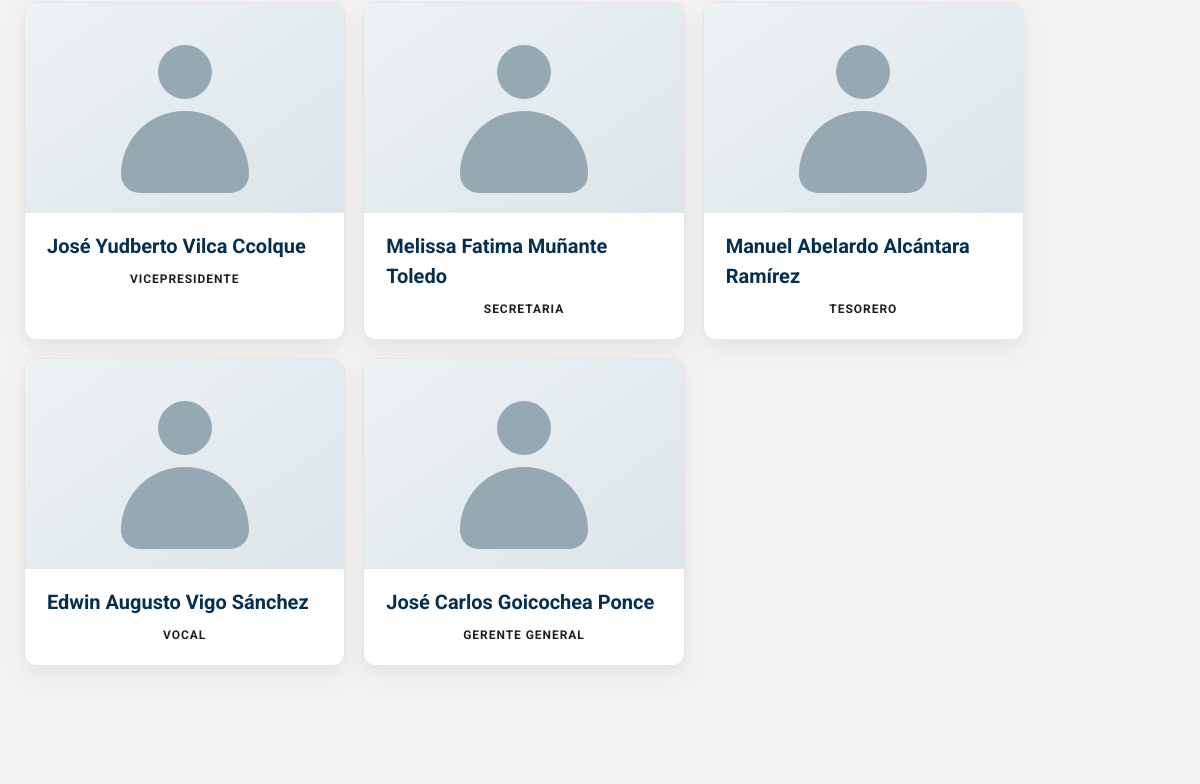
Page /mensaje-presidente.php (middle part) on the earlier database version.
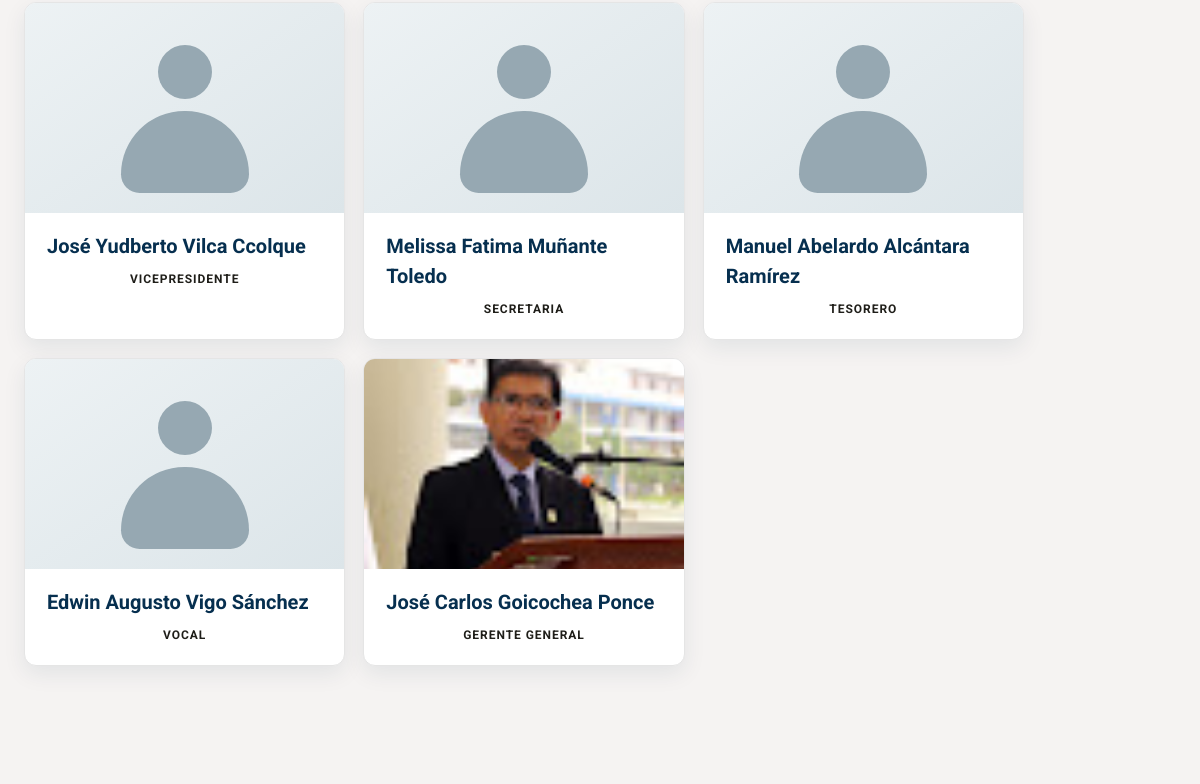
Same page on the later database version.
### tables this page shows
CREATE TABLE `miembros` (
  `id` int(11) NOT NULL,
  `nombre` varchar(180) NOT NULL,
  `cargo` varchar(120) NOT NULL,
  `correo` varchar(180) DEFAULT NULL,
  `orden` int(11) NOT NULL DEFAULT 99,
  `imagen` varchar(255) DEFAULT NULL,
  `created_at` timestamp NOT NULL DEFAULT current_timestamp(),
  `updated_at` timestamp NOT NULL DEFAULT current_timestamp() ON UPDATE current_timestamp()
);

### app/Core/Autoloader.php (called while the page is built, shortened)
<?php
class Autoloader
{
    public static function load(string $class): void
    {
        $base = __DIR__ . '/..';
        $paths = [
            $base . '/Core/' . $class . '.php',
            $base . '/Controllers/' . $class . '.php',
            $base . '/Models/' . $class . '.php',
            $base . '/../config/' . $class . '.php',
            $base . '/Helpers/' . $class . '.php',
        ];
        foreach ($paths as $path) {
            if (file_exists($path)) {
                return;
            }
        }
    }
}

### config/database.php (called while the page is built, shortened)
<?php
class Database {
    private $host = "127.0.0.1";
    private $port = 3306;
    private $db_name = "fundaciondu";
    private $username = "root";
    private $password = "";
    public function getConnection() {
        $this->conn = null;
        try {
            $this->conn = new PDO(
                "mysql:host=" . $this->host . ";port=" . $this->port . ";dbname=" . $this->db_name . ";charset=utf8",
                $this->username,
                $this->password,
                [PDO::ATTR_ERRMODE => PDO::ERRMODE_EXCEPTION]
            );
            $this->conn->exec("set names utf8");
        } catch(\Throwable $th) {
            echo "Error de conexión: " . $th->getMessage();
        }
        return $this->conn;
    }
}

### app/Models/Miembros.php (called while the page is built, shortened)
<?php
class Miembros
{
    private $conn;
    private $tableName = 'miembros';
    public function __construct(PDO $db)
    {
        $this->conn = $db;
        $this->ensureSchema();
    }
    private function ensureSchema(): void
    {
        $this->conn->exec("CREATE TABLE IF NOT EXISTS miembros (
            id INT NOT NULL AUTO_INCREMENT PRIMARY KEY,
            nombre VARCHAR(180) NOT NULL,
            cargo VARCHAR(120) NOT NULL,
            correo VARCHAR(180) DEFAULT NULL,
            orden INT NOT NULL DEFAULT 99,
            imagen VARCHAR(255) DEFAULT NULL,
            created_at TIMESTAMP NOT NULL DEFAULT CURRENT_TIMESTAMP,
            updated_at TIMESTAMP NOT NULL DEFAULT CURRENT_TIMESTAMP ON UPDATE CURRENT_TIMESTAMP
        ) ENGINE=InnoDB DEFAULT CHARSET=utf8mb4 COLLATE=utf8mb4_unicode_ci");
        $columns = $this->conn->query('SHOW COLUMNS FROM ' . $this->tableName)->fetchAll(PDO::FETCH_COLUMN, 0);
        $count = (int) $this->conn->query('SELECT COUNT(*) FROM miembros')->fetchColumn();
    }
    public function readAll(): array
    {
        $stmt = $this->conn->query('SELECT id, nombre, cargo, correo, orden, imagen FROM miembros ORDER BY orden ASC, id ASC');
        return $stmt->fetchAll(PDO::FETCH_ASSOC);
    }
}

### app/Helpers/UploadPath.php (called while the page is built, shortened)
<?php
class UploadPath
{
    public static function baseUrl(): string
    {
        $script = str_replace('\\', '/', (string) ($_SERVER['SCRIPT_NAME'] ?? '/index.php'));
        $dir = rtrim(dirname($script), '/');
        return $dir . '/' . self::DIR;
    }
    public static function fileUrl(string $name): string
    {
        return self::baseUrl() . '/' . ltrim($name, '/');
    }
    public static function normalize(string $path): string
    {
        return self::fileUrl(basename($path));
    }
}

### public/mensaje-presidente.php (the view, shortened to what this page needs)
<?php
require_once dirname(__DIR__) . '/app/Core/Autoloader.php';
require_once dirname(__DIR__) . '/config/database.php';
$members = null;
try {
  $database = new Database();
  $members = (new Miembros($database->getConnection()))->readAll();
} catch (Throwable $exception) {
  error_log('No se pudieron cargar los miembros en mensaje-presidente.php: ' . $exception->getMessage());
}
require __DIR__ . '/includes/header.php';
?>
<main class="section institutional-page reference-page message-page-section">
  <div class="container">
    <section class="reference-section message-members">
      <div class="members-grid" aria-live="polite">
        <?php if ($members === null): ?>
          <p class="members-loading">No se pudieron cargar los miembros en este momento.</p>
        <?php elseif ($members === array()): ?>
          <p class="members-loading">No hay miembros registrados para mostrar.</p>
        <?php else: ?>
          <?php foreach ($members as $member): ?>
            <article class="member-card">
              <?php
              $image = $member['imagen'] ?? null;
              if (is_string($image) && UploadPath::isManagedPath($image)) {
                $image = UploadPath::normalize($image);
              }
              ?>
              <?php if ($image): ?>
                <img class="member-photo" src="<?= htmlspecialchars($image, ENT_QUOTES, 'UTF-8') ?>" alt="<?= htmlspecialchars($member['nombre'] ?: 'Miembro de la fundación', ENT_QUOTES, 'UTF-8') ?>">
              <?php else: ?>
                <div class="member-photo member-photo-placeholder" role="img" aria-label="Foto pendiente"></div>
              <?php endif; ?>
              <h3><?= htmlspecialchars($member['nombre'], ENT_QUOTES, 'UTF-8') ?></h3>
              <p><?= htmlspecialchars($member['cargo'], ENT_QUOTES, 'UTF-8') ?></p>
            </article>
          <?php endforeach; ?>
        <?php endif; ?>
      </div>
    </section>
  </div>
</main>
</body>
</html>

Differences in the rows shown:
changed miembros "José Carlos Goicochea Ponce": imagen: picture added
